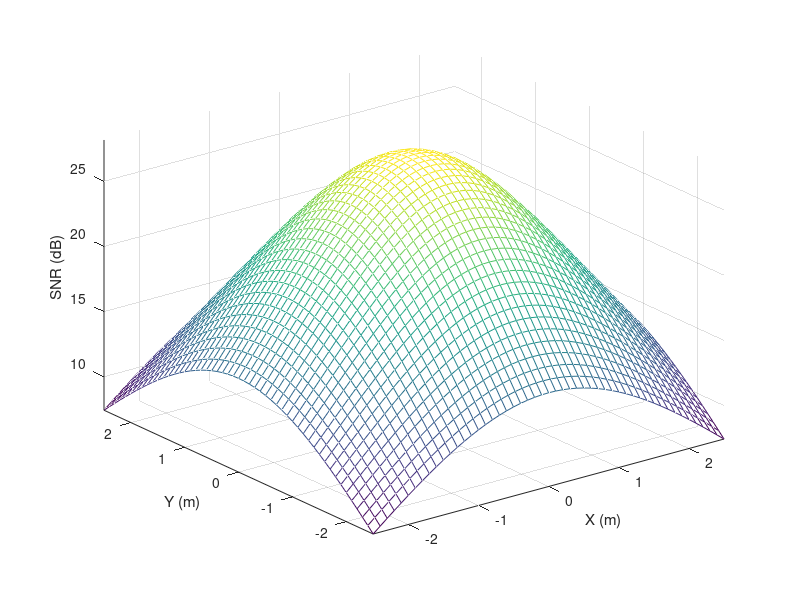

Here is the MATLAB script that generated this plot:
Rdet=0.5;
%Hamamatsu S5980/S5981/S5870 Si PIN Photodiode Photosensitivity (A/W)
Rb=1e6;
%Bit rate
No=5.29e-24;
%OPA380 TIA OpAmp single input current noise density (A^2/Hz)
theta=70;
% semi-angle at half power
m=-log10(2)/log10(cosd(theta));
%Lambertian order of emission
P_total=8;
%transmitted optical power by individual LED
Adet=1e-4;
%detector physical area of a PD
Ts=1;
%gain of an optical filter; ignore if no filter is used
index=1.5;
%refractive index of a lens at a PD; ignore if no lens is used
FOV=60*pi/180;
%FOV of a receiver
G_Con=(index^2)/sin(FOV);
%gain of an optical concentrator; ignore if no lens is used
lx=5; ly=5; lz=3;
% room dimension in metre
h=2.15;
%the distance between source and receiver plane
%[XT,YT]=meshgrid([?1.25 1.25],[?1.25 1.25]);
XT=0; YT=0;
% position of LED;
Nx=lx*10; Ny=ly*10;
% number of grid in the receiver plane
x=-lx/2:lx/Nx:lx/2;
y=-ly/2:ly/Ny:ly/2;
[XR,YR]=meshgrid(x,y);
% receiver plane grid
D1=sqrt((XR-XT(1,1)).^2+(YR-YT(1,1)).^2+h^2);
% distance vector from source 1
cosphi_A1=h./D1;
% angle vector
H_A1=(m+1)*Adet.*cosphi_A1.^(m+1)./(2*pi.*D1.^2);
% channel DC gain for source 1
P_rec=P_total.*H_A1.*Ts.*G_Con;
% received power from source 1;
SNR=(Rdet^2).*((P_rec.*(10^-3)).^2)./(Rb*No);
%SNR value
SNR_dB=10.*log10(SNR);
%SNR in decibel

meshc(x,y,SNR_dB);
xlabel('X (m)');
ylabel('Y (m)');
zlabel('SNR (dB)');
axis([-lx/2 lx/2 -ly/2 ly/2 min(min(SNR_dB)) max(max(SNR_dB))]);